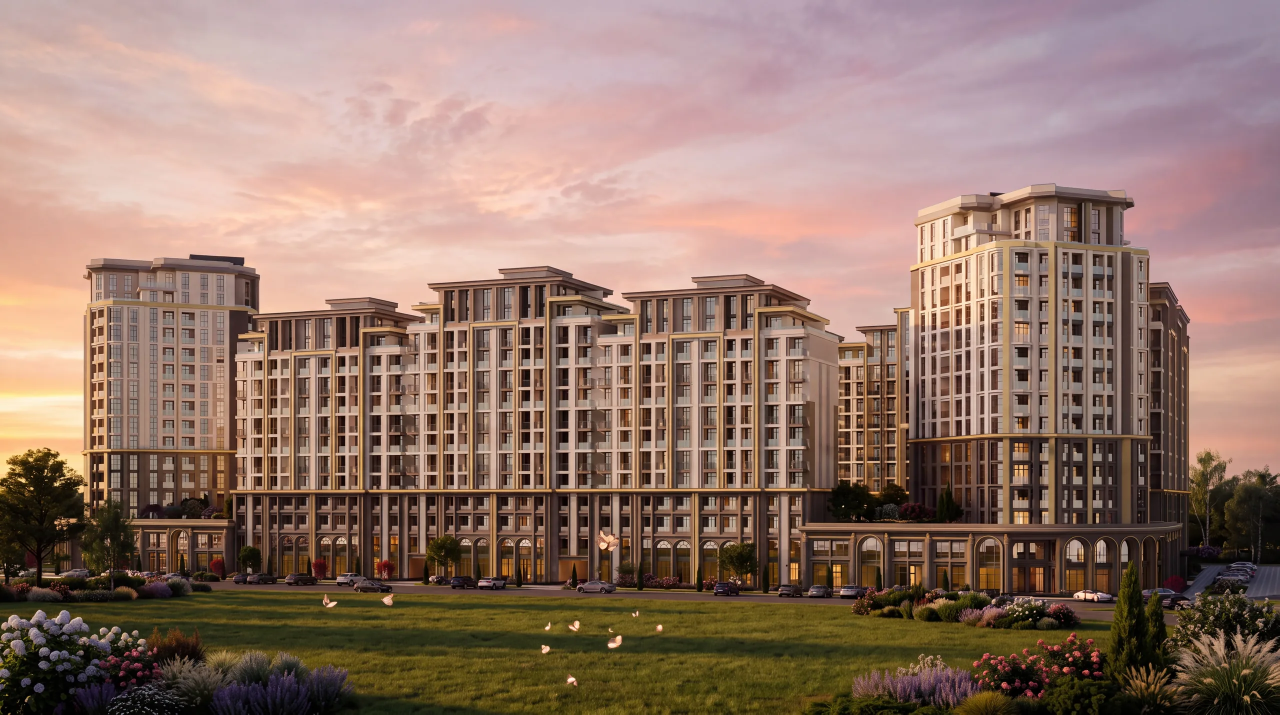
#> input picture assets/img/opening-shot-2560.webp, 2560 x 1429 px (shown at 1/2 size)
$ python make-og.py
#> lines starting #> are read from the running program, lines starting #| are printed output that depends on the picture
#!/usr/bin/env python3
"""Картинка для превью ссылок.

Telegram, ВКонтакте и часть почтовых клиентов не показывают WebP в og:image —
вместо кадра выходит пустой прямоугольник. А в Узбекистане ссылку чаще всего
пересылают именно в Telegram. Поэтому рядом с WebP кладём JPEG ровно
1200×630 — размер, который все читатели превью понимают без пересчёта.

Кадр берём тот же, что человек видит первым на сайте (opening-shot), и
обрезаем по центру до соотношения 1,91:1.

Запуск: python tools/make-og.py
"""
from pathlib import Path
from PIL import Image

ROOT = Path(__file__).resolve().parent.parent
SRC = ROOT / "assets" / "img" / "opening-shot-2560.webp"
OUT = ROOT / "assets" / "img" / "og-cover.jpg"
W, H = 1200, 630

img = Image.open(SRC).convert("RGB")
#> img is the input picture: PIL image 2560x1429 RGB; mean R, G, B 146.2, 119, 106.7
scale = max(W / img.width, H / img.height)
#> scale = 0.469
img = img.resize((round(img.width * scale), round(img.height * scale)), Image.LANCZOS)
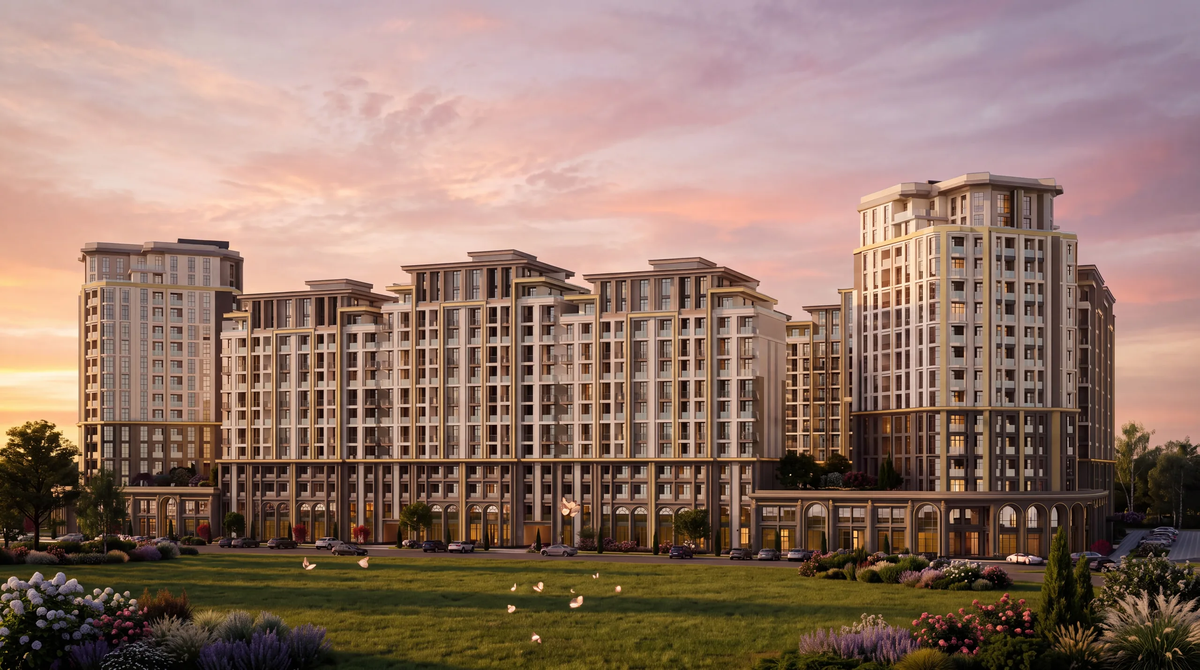
#> img: PIL image 1200x670 RGB; mean R, G, B 146.2, 119, 106.7
left = (img.width - W) // 2
#> left = 0
top = (img.height - H) // 2
#> top = 20
img.crop((left, top, left + W, top + H)).save(OUT, "JPEG", quality=86, optimize=True, progressive=True)
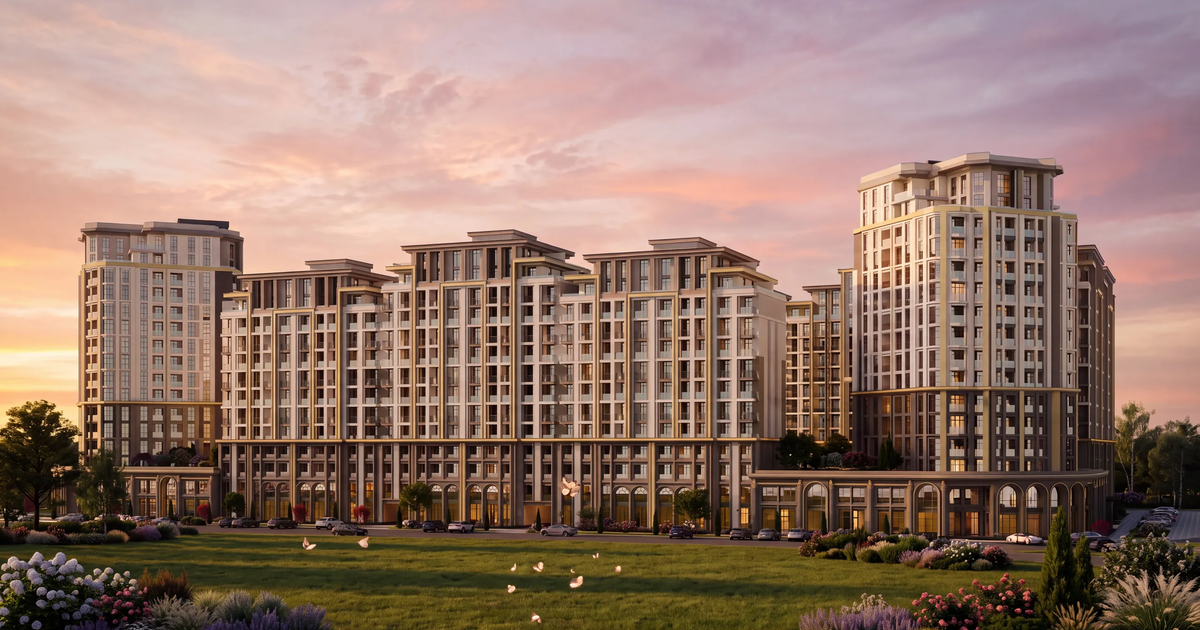
#> saved as og-cover.jpg: PIL image 1200x630 RGB; mean R, G, B 148.2, 120.3, 107.5
print(f"{OUT.relative_to(ROOT)}  {W}x{H}  {OUT.stat().st_size // 1024} КБ")

$ run again, with assets/img/arch-arch-1920.webp copied over assets/img/opening-shot-2560.webp
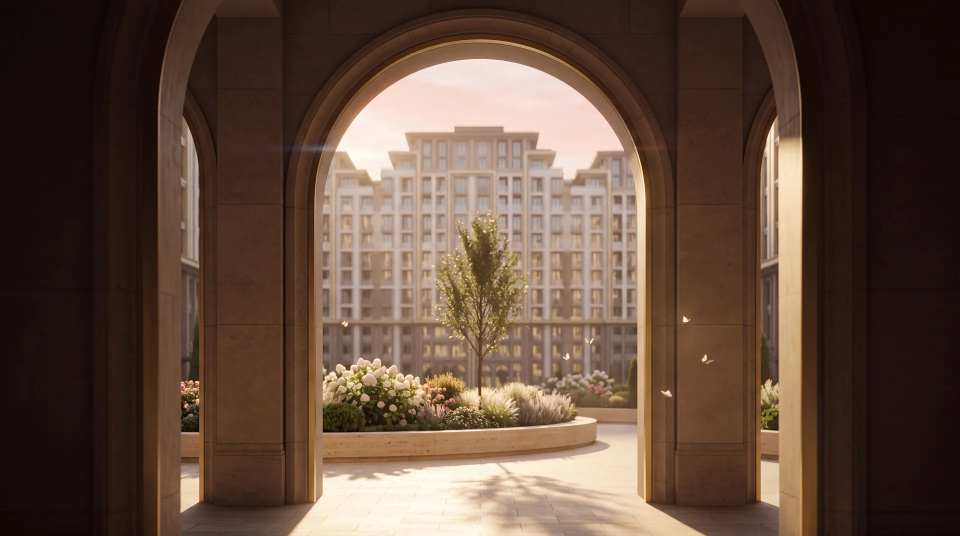
#> input picture assets/img/arch-arch-1920.webp, 1920 x 1072 px (shown at 1/2 size)
#> img is the input picture: PIL image 1920x1072 RGB; mean R, G, B 96.3, 74.2, 60.4
#> `img = img.resize((round(img.width * scale), round(img.height * scale))..`:
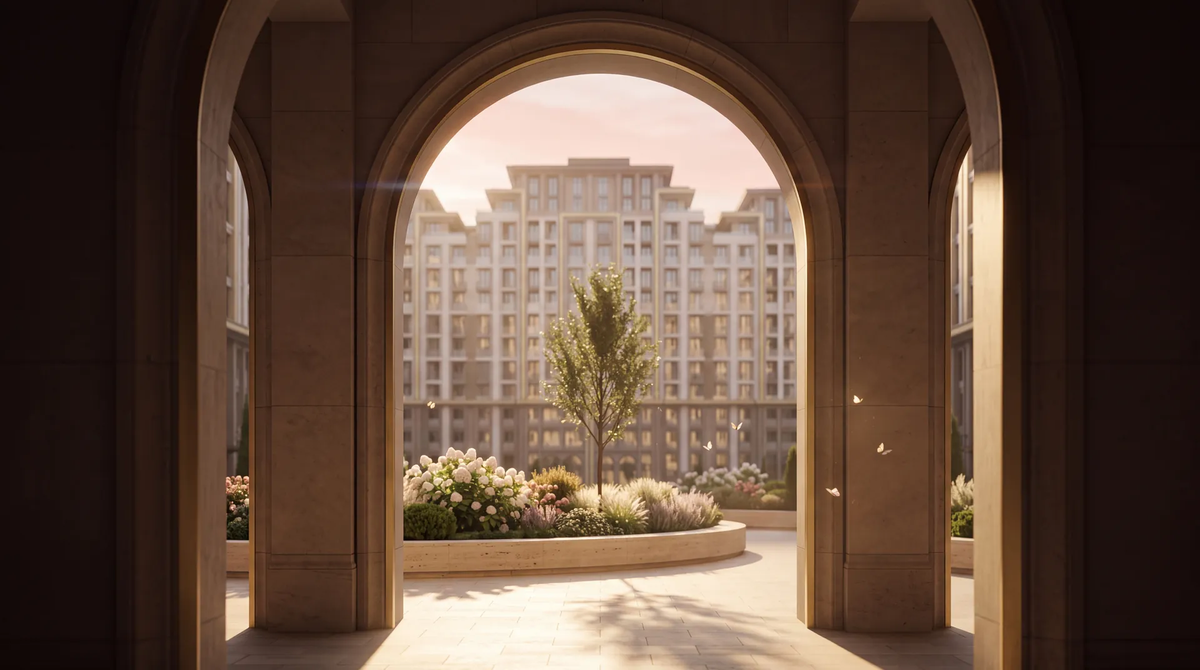
#> img: PIL image 1200x670 RGB; mean R, G, B 96.3, 74.2, 60.4
#> `img.crop((left, top, left + W, top + H)).save(OUT, "JPEG", quality=86,..`:
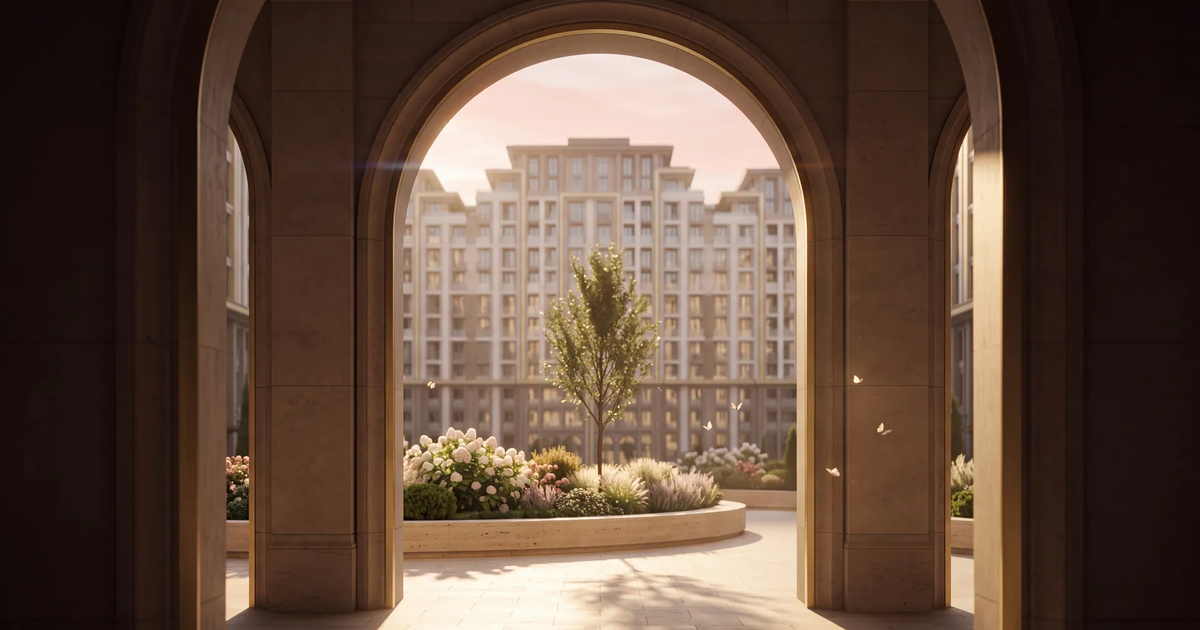
#> saved as og-cover.jpg: PIL image 1200x630 RGB; mean R, G, B 97, 74.7, 60.6

$ run again, with assets/img/arch-arch-sv-900.webp copied over assets/img/opening-shot-2560.webp
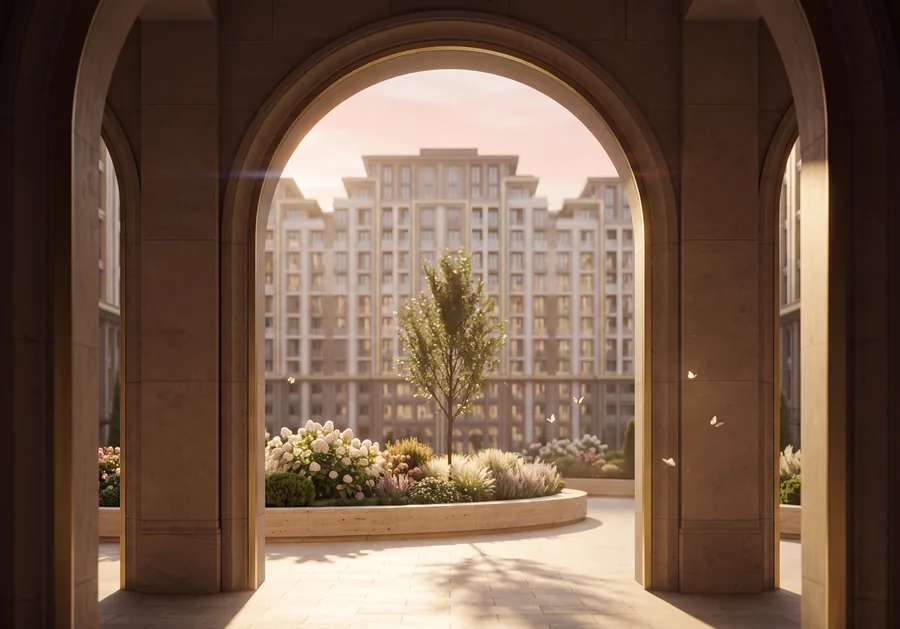
#> input picture assets/img/arch-arch-sv-900.webp, 900 x 629 px
#> img is the input picture: PIL image 900x629 RGB; mean R, G, B 114.8, 89.9, 72.9
#> img: PIL image 1200x839 RGB
#> `img.crop((left, top, left + W, top + H)).save(OUT, "JPEG", quality=86,..`:
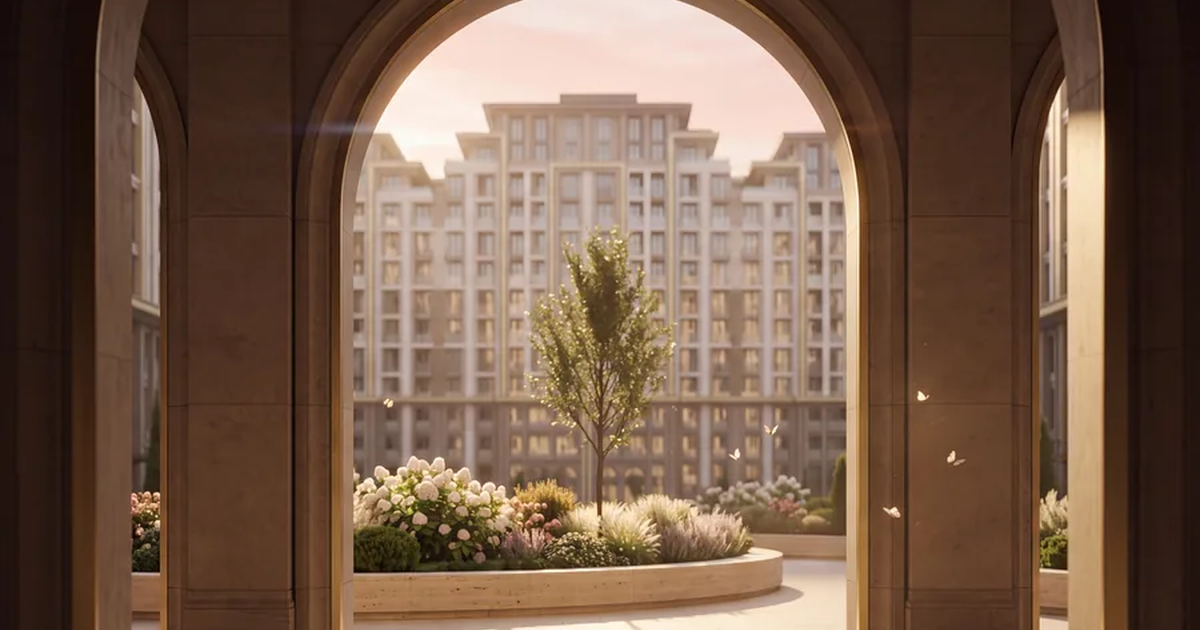
#> saved as og-cover.jpg: PIL image 1200x630 RGB; mean R, G, B 118.1, 92.1, 74.3
